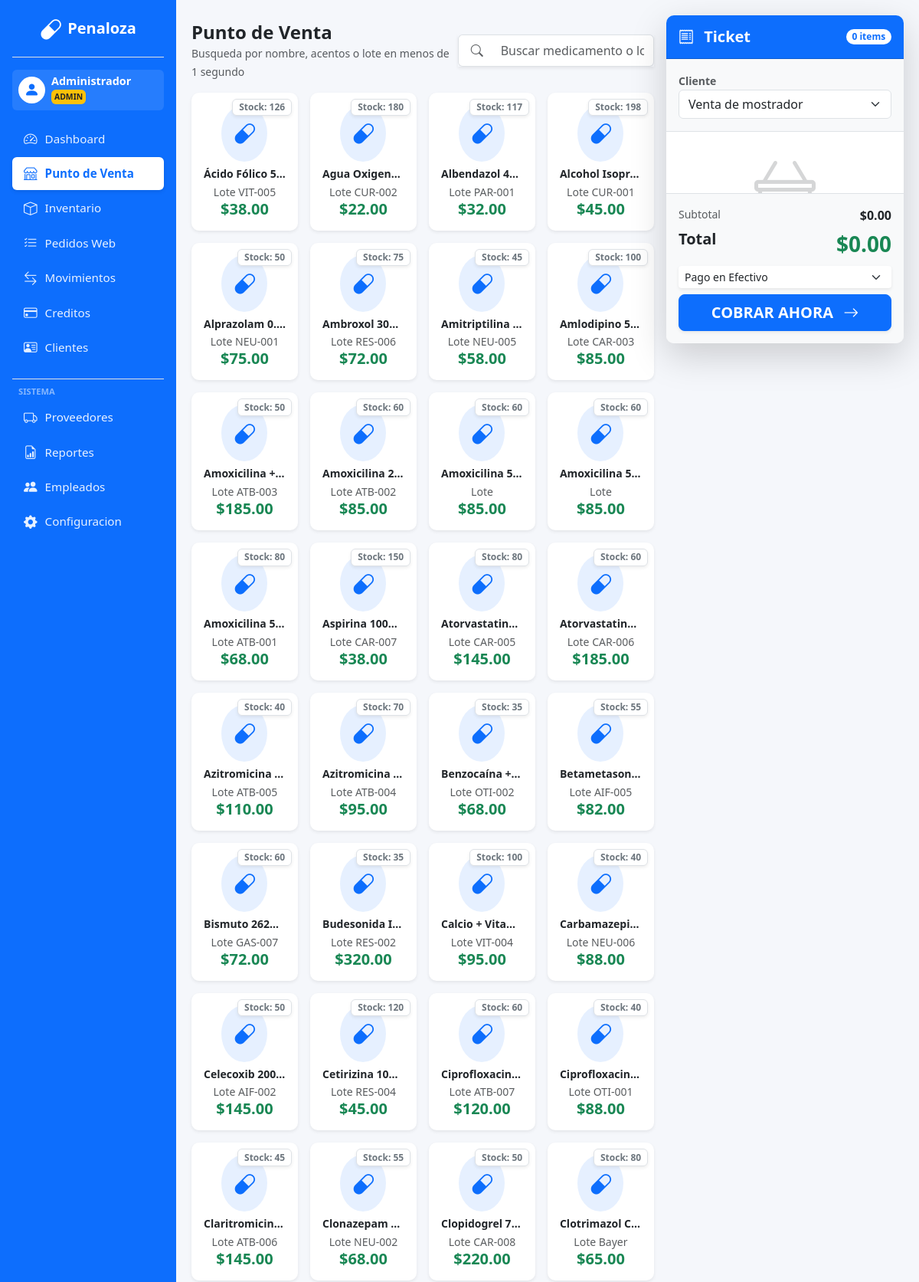
/pos.php (signed in, upper part), run on the app's committed database.
### tables this page shows
CREATE TABLE `productos` (
  `id_producto` int(11) NOT NULL,
  `nombre` varchar(200) NOT NULL,
  `compuesto` varchar(150) DEFAULT NULL,
  `numero_lote` varchar(60) DEFAULT NULL,
  `categoria` varchar(100) NOT NULL,
  `laboratorio` varchar(150) DEFAULT NULL,
  `presentacion` varchar(100) DEFAULT NULL,
  `fecha_caducidad` date DEFAULT NULL,
  `precio` decimal(10,2) NOT NULL DEFAULT 0.00,
  `precio_mayoreo` decimal(10,2) NOT NULL DEFAULT 0.00,
  `costo_adquisicion` decimal(10,2) NOT NULL DEFAULT 0.00,
  `stock` int(11) NOT NULL DEFAULT 0,
  `stock_minimo` int(11) NOT NULL DEFAULT 0,
  `descripcion` text DEFAULT NULL,
  `estado` enum('disponible','agotado','descontinuado') NOT NULL DEFAULT 'disponible',
  `fecha_registro` datetime NOT NULL DEFAULT current_timestamp()
);

### app_helpers.php (called while the page is built, shortened)
<?php
if (!function_exists('h')) {
    function h($value) {
        return htmlspecialchars((string)$value, ENT_QUOTES, 'UTF-8');
    }
}
if (!function_exists('expiry_status')) {
    function expiry_status($fecha) {
        $today = new DateTimeImmutable(date('Y-m-d'));
        $expiry = new DateTimeImmutable($fecha);
        $days = (int)$today->diff($expiry)->format('%r%a');
        if ($days <= 90) {
            return ['status' => 'warning', 'days' => $days, 'message' => 'Proximo a vencer - ' . $days . ' dias'];
        }
        return ['status' => 'ok', 'days' => $days, 'message' => ''];
    }
}
if (!function_exists('can_sell_product')) {
    function can_sell_product(array $producto) {
        $status = expiry_status($producto['fecha_caducidad'] ?? null);
        return $status['status'] !== 'expired' && $status['status'] !== 'expired_today';
    }
}
?>

### pos.php (the view, shortened to what this page needs)
<?php
include 'db.php';
include 'header.php';
$stmt = $conexion->query("
    SELECT *
    FROM productos
    WHERE stock > 0 AND estado='disponible'
    ORDER BY nombre ASC, fecha_caducidad ASC
    LIMIT 120
");
$productos = array_values(array_filter($stmt->fetchAll(), 'can_sell_product'));
?>
<div class="row g-0">
    <div class="col-md-8 pe-3">
        <div class="d-flex justify-content-between align-items-center mb-3 pt-2">
            <div>
                <h4 class="fw-bold text-dark mb-0">Punto de Venta</h4>
                <small class="text-muted">Busqueda por nombre, acentos o lote en menos de 1 segundo</small>
            </div>
            <div class="input-group w-50 shadow-sm">
                <span class="input-group-text bg-white border-end-0 ps-3"><i class="bi bi-search text-muted"></i></span>
                <input type="text" id="buscador" class="form-control border-start-0 py-2" placeholder="Buscar medicamento o lote..." autocomplete="off">
            </div>
        </div>
        <div class="row row-cols-1 row-cols-md-3 row-cols-lg-4 g-3 scroll-clean pb-5" id="gridProductos" style="overflow-y:auto;max-height:calc(100vh - 200px);">
            <?php foreach ($productos as $p):
            ?>
            <div class="col item-card">
                <div class="card h-100 card-custom border-0 shadow-sm position-relative overflow-hidden product-card-btn"
                     style="cursor:pointer;"
                     onclick='agregarAlCarrito(<?php echo json_encode([
                         'id' => (int)$p['id_producto'],
                         'nombre' => $p['nombre'],
                         'lote' => $p['numero_lote'] ?? '',
                         'precio' => (float)$p['precio'],
                         'precio_mayoreo' => (float)$p['precio_mayoreo'],
                         'stock' => (int)$p['stock'],
                         'caducidad' => $p['fecha_caducidad'] ?? ''
                     ]); ?>)'>
                    <div class="card-body text-center p-3 d-flex flex-column justify-content-center">
                        <div class="mb-2"><div class="bg-primary bg-opacity-10 text-primary rounded-circle d-inline-flex p-3"><i class="bi bi-capsule fs-3"></i></div></div>
                        <h6 class="fw-bold mb-1 text-truncate text-dark small" title="<?php echo h($p['nombre']); ?>"><?php echo h($p['nombre']); ?></h6>
                        <div class="small text-muted">Lote <?php echo h($p['numero_lote'] ?? ''); ?></div>
                        <h5 class="text-success fw-bold mb-0">$<?php echo number_format((float)$p['precio'], 2); ?></h5>
                        <span class="badge bg-white text-secondary border position-absolute top-0 end-0 m-2 shadow-sm">Stock: <?php echo (int)$p['stock']; ?></span>
                    </div>
                </div>
            </div>
            <?php endforeach; ?>
        </div>
    </div>
    <div class="col-md-4" id="ticketPanel">
        <div class="card card-custom border-0 shadow-lg overflow-hidden">
            <div class="card-header bg-primary text-white py-3 d-flex justify-content-between align-items-center">
                <h5 class="mb-0 fw-bold"><i class="bi bi-receipt me-2"></i> Ticket</h5>
                <span class="badge bg-white text-primary rounded-pill" id="badgeCount">0 items</span>
            </div>
            <div class="p-3 border-bottom bg-light">
                <label class="small fw-bold text-muted">Cliente</label>
                <select class="form-select" id="clienteSelect" onchange="actualizarCliente()">
                    <option value="" data-tipo="minorista" data-limite="50">Venta de mostrador</option>
                </select>
            </div>
            <div class="card-body p-0 bg-white scroll-clean">
                <div id="msgVacio" class="text-center text-muted mt-4 pb-4">
                    <i class="bi bi-basket display-1 opacity-25"></i>
                </div>
            </div>
            <div class="card-footer bg-light border-top p-3">
                <div class="d-flex justify-content-between mb-1"><span class="text-muted small">Subtotal</span><span class="fw-bold text-dark" id="lblSubtotal">$0.00</span></div>
                <div class="d-flex justify-content-between mb-2"><span class="fs-5 fw-bold text-dark">Total</span><span class="fs-3 fw-bold text-success" id="lblTotal">$0.00</span></div>
                <div class="mb-2">
                    <select class="form-select form-select-sm border-0 bg-white shadow-sm" id="tipoPago" onchange="onTipoPagoChange()">
                        <option value="efectivo">Pago en Efectivo</option>
                    </select>
                </div>
                <button class="btn btn-primary w-100 btn-lg fw-bold py-2 rounded-3 shadow-sm" onclick="cobrar()">
                    COBRAR AHORA <i class="bi bi-arrow-right ms-2"></i>
                </button>
            </div>
        </div>
    </div>
</div>
</div></div>
</body></html>

### header.php (style rules this page uses)
body { background-color: #f5f7fb; font-family: 'Segoe UI', sans-serif; }
.card-custom { border: 1px solid #eaeaea; border-radius: 10px; box-shadow: 0 2px 10px rgba(0,0,0,0.03); background: white; }

### pos.php (style rules this page uses)
.product-card-btn { transition: all .2s ease-in-out; border: 1px solid transparent; }
#ticketPanel { position: sticky; top: 20px; max-height: calc(100vh - 80px); display: flex; flex-direction: column; }
#ticketPanel .card { max-height: calc(100vh - 80px); display: flex; flex-direction: column; }
#ticketPanel .card-body { overflow-y: auto; flex: 1 1 0; min-height: 80px; }
#ticketPanel .card-footer { flex-shrink: 0; }
#ticketPanel .card-header { flex-shrink: 0; }
#ticketPanel .p-3.border-bottom { flex-shrink: 0; }

### data on the page
productos: nombre "Ácido Fólico 5…", numero_lote "VIT-005", precio "38.00", stock "126"
productos: nombre "Agua Oxigen…", numero_lote "CUR-002", precio "22.00", stock "180"
productos: nombre "Albendazol 4…", numero_lote "PAR-001", precio "32.00", stock "117"
productos: nombre "Alcohol Isopr…", numero_lote "CUR-001", precio "45.00", stock "198"
productos: nombre "Alprazolam 0.…", numero_lote "NEU-001", precio "75.00", stock "50"
productos: nombre "Ambroxol 30…", numero_lote "RES-006", precio "72.00", stock "75"
productos: nombre "Amitriptilina…", numero_lote "NEU-005", precio "58.00", stock "45"
productos: nombre "Amlodipino 5…", numero_lote "CAR-003", precio "85.00", stock "100"
productos: nombre "Amoxicilina +…", numero_lote "ATB-003", precio "185.00", stock "50"
productos: nombre "Amoxicilina 2…", numero_lote "ATB-002", precio "85.00", stock "60"
productos: nombre "Amoxicilina 5…", precio "85.00", stock "60"
productos: nombre "Amoxicilina 5…", precio "85.00", stock "60"
productos: nombre "Amoxicilina 5…", numero_lote "ATB-001", precio "68.00", stock "80"
productos: nombre "Aspirina 100mg", numero_lote "CAR-007", precio "38.00", stock "150"
productos: nombre "Atorvastatin…", numero_lote "CAR-005", precio "145.00", stock "80"
productos: nombre "Atorvastatin…", numero_lote "CAR-006", precio "185.00", stock "60"
productos: nombre "Azitromicina…", numero_lote "ATB-005", precio "110.00", stock "40"
productos: nombre "Azitromicina…", numero_lote "ATB-004", precio "95.00", stock "70"
productos: nombre "Benzocaína +…", numero_lote "OTI-002", precio "68.00", stock "35"
productos: nombre "Betametason…", numero_lote "AIF-005", precio "82.00", stock "55"
productos: nombre "Bismuto 262…", numero_lote "GAS-007", precio "72.00", stock "60"
productos: nombre "Budesonida I…", numero_lote "RES-002", precio "320.00", stock "35"
productos: nombre "Calcio + Vita…", numero_lote "VIT-004", precio "95.00", stock "100"
productos: nombre "Carbamazepi…", numero_lote "NEU-006", precio "88.00", stock "40"
productos: nombre "Celecoxib 200…", numero_lote "AIF-002", precio "145.00", stock "50"
productos: nombre "Cetirizina 10…", numero_lote "RES-004", precio "45.00", stock "120"
productos: nombre "Ciprofloxacin…", numero_lote "ATB-007", precio "120.00", stock "60"
productos: nombre "Ciprofloxacin…", numero_lote "OTI-001", precio "88.00", stock "40"
productos: nombre "Claritromicin…", numero_lote "ATB-006", precio "145.00", stock "45"
productos: nombre "Clonazepam…", numero_lote "NEU-002", precio "68.00", stock "55"
productos: nombre "Clopidogrel 7…", numero_lote "CAR-008", precio "220.00", stock "50"
productos: nombre "Clotrimazol C…", numero_lote "Bayer", precio "65.00", stock "80"

### other printed values
$nombreSesion "Administrador"
$_SESSION['rol'] "ADMIN"
